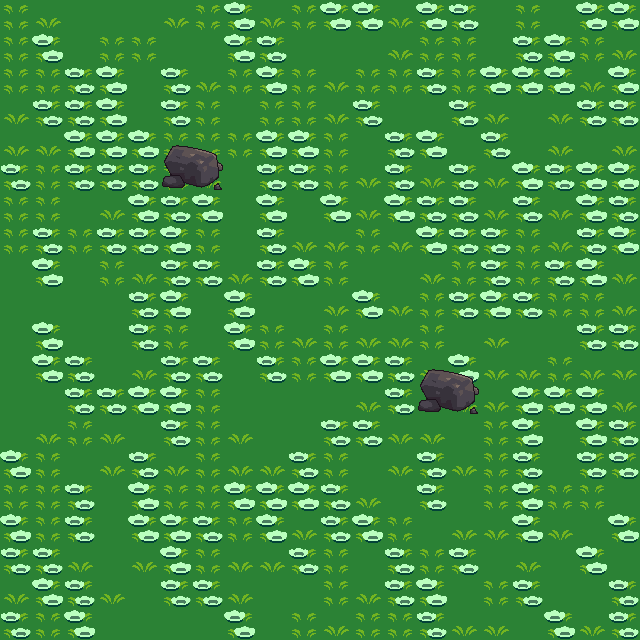

The image is a tile-based game level rendered from a .tmx file. Its description and complete source (layers, tilesets, objects, tile grids) follow:
An orthogonal 20x20 tile map with 32x32 px tiles, 2 tile layers (bot, top).

<map version="1.10" tiledversion="1.10.1" orientation="orthogonal" renderorder="right-down" width="20" height="20" tilewidth="32" tileheight="32" infinite="0" nextlayerid="3" nextobjectid="1">
 <tileset firstgid="1" name="terrain_atlas" tilewidth="32" tileheight="32" tilecount="1024" columns="32">
  <image source="terrain_atlas.png" width="1024" height="1024" />
  <tile id="698">
   <properties>
    <property name="collides" type="bool" value="true" />
   </properties>
  </tile>
  <tile id="699">
   <properties>
    <property name="collides" type="bool" value="true" />
   </properties>
  </tile>
  <tile id="730">
   <properties>
    <property name="collides" type="bool" value="true" />
   </properties>
  </tile>
  <tile id="731">
   <properties>
    <property name="collides" type="bool" value="true" />
   </properties>
  </tile>
 </tileset>
 <layer id="1" name="bot" width="20" height="20">
  <data encoding="csv">
803,802,801,801,801,802,803,804,802,803,804,804,802,804,805,801,803,801,804,804,
803,804,801,803,803,801,801,804,805,801,801,801,802,803,803,801,805,804,803,802,
803,803,805,804,801,805,802,803,804,803,802,803,803,805,803,804,804,804,802,804,
802,805,805,804,801,805,803,801,803,803,802,805,801,801,805,802,801,802,805,805,
802,802,804,804,804,803,803,803,804,804,803,801,805,804,801,805,801,802,801,802,
805,803,805,805,805,803,802,801,805,805,803,802,805,802,805,802,804,805,804,804,
803,803,801,802,804,805,804,801,804,801,804,802,804,805,805,802,805,802,804,805,
803,805,803,805,805,804,803,801,805,802,802,803,802,804,805,805,803,802,805,804,
801,804,801,803,802,805,805,802,805,804,803,801,801,802,803,805,803,805,804,802,
801,801,801,801,805,804,801,804,801,801,802,804,802,803,805,804,805,803,803,802,
801,804,801,801,805,803,801,804,803,802,803,802,802,803,801,802,801,801,805,805,
801,804,805,801,802,805,805,801,805,803,804,804,805,802,804,802,802,803,802,802,
801,801,805,805,804,804,803,801,801,801,801,802,805,801,802,802,804,804,804,802,
801,802,803,802,801,805,803,802,801,801,805,805,802,802,801,803,804,801,804,805,
804,803,801,802,805,802,803,802,802,805,803,801,802,805,802,803,805,801,805,805,
803,803,805,801,804,803,803,804,804,804,805,802,801,805,801,803,804,803,803,801,
804,803,805,801,804,804,805,803,804,802,805,804,803,801,802,802,804,802,801,804,
805,805,802,801,802,804,803,802,802,805,803,801,805,803,805,801,802,801,804,801,
802,804,805,802,801,805,805,802,801,801,803,802,805,804,801,803,805,801,801,805,
805,803,804,801,801,801,801,804,801,803,802,803,803,805,802,802,801,804,802,805
</data>
 </layer>
 <layer id="2" name="top" width="20" height="20">
  <data encoding="csv">
0,0,0,0,0,0,0,0,0,0,0,0,0,0,0,0,0,0,0,0,
0,0,0,0,0,0,0,0,0,0,0,0,0,0,0,0,0,0,0,0,
0,0,0,0,0,0,0,0,0,0,0,0,0,0,0,0,0,0,0,0,
0,0,0,0,0,0,0,0,0,0,0,0,0,0,0,0,0,0,0,0,
0,0,0,0,0,764,765,0,0,0,0,0,0,0,0,0,0,0,0,0,
0,0,0,0,0,796,797,0,0,0,0,0,0,0,0,0,0,0,0,0,
0,0,0,0,0,0,0,0,0,0,0,0,0,0,0,0,0,0,0,0,
0,0,0,0,0,0,0,0,0,0,0,0,0,0,0,0,0,0,0,0,
0,0,0,0,0,0,0,0,0,0,0,0,0,0,0,0,0,0,0,0,
0,0,0,0,0,0,0,0,0,0,0,0,0,0,0,0,0,0,0,0,
0,0,0,0,0,0,0,0,0,0,0,0,0,0,0,0,0,0,0,0,
0,0,0,0,0,0,0,0,0,0,0,0,0,764,765,0,0,0,0,0,
0,0,0,0,0,0,0,0,0,0,0,0,0,796,797,0,0,0,0,0,
0,0,0,0,0,0,0,0,0,0,0,0,0,0,0,0,0,0,0,0,
0,0,0,0,0,0,0,0,0,0,0,0,0,0,0,0,0,0,0,0,
0,0,0,0,0,0,0,0,0,0,0,0,0,0,0,0,0,0,0,0,
0,0,0,0,0,0,0,0,0,0,0,0,0,0,0,0,0,0,0,0,
0,0,0,0,0,0,0,0,0,0,0,0,0,0,0,0,0,0,0,0,
0,0,0,0,0,0,0,0,0,0,0,0,0,0,0,0,0,0,0,0,
0,0,0,0,0,0,0,0,0,0,0,0,0,0,0,0,0,0,0,0
</data>
 </layer>
</map>
